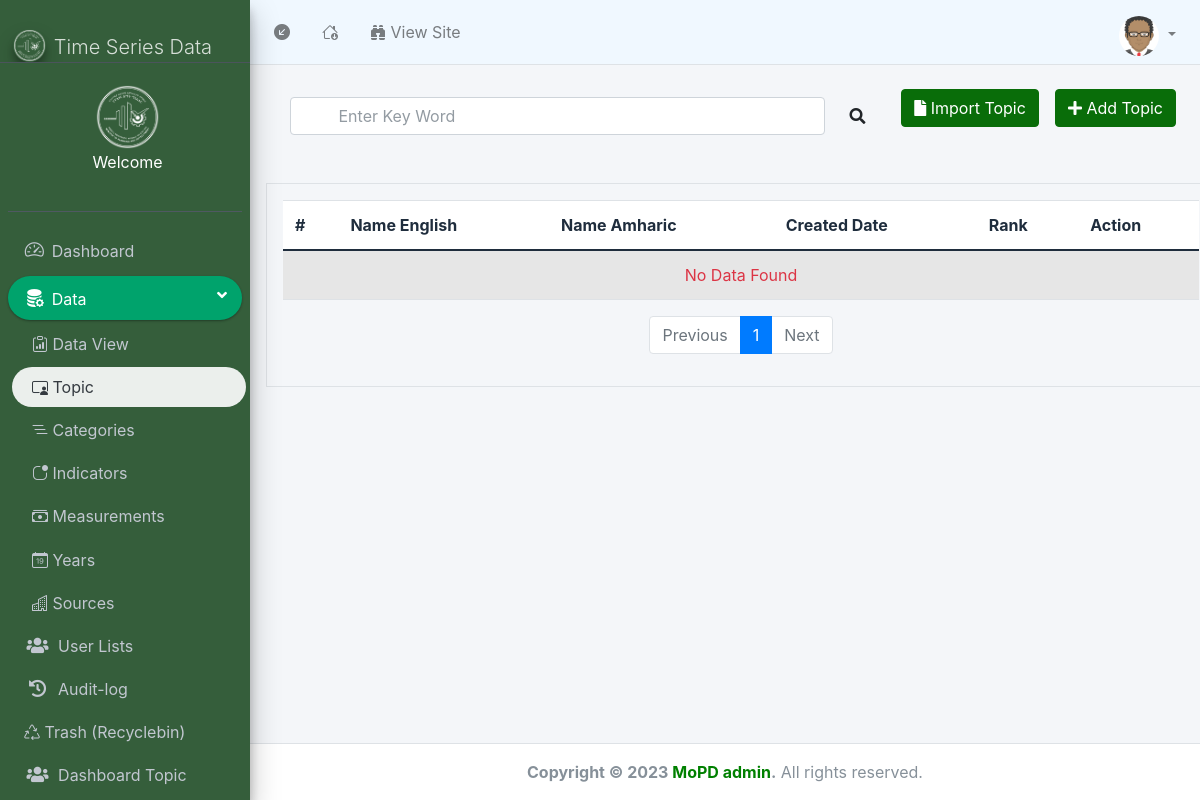
/user-admin/topic/, run on an earlier commit of the app's database.
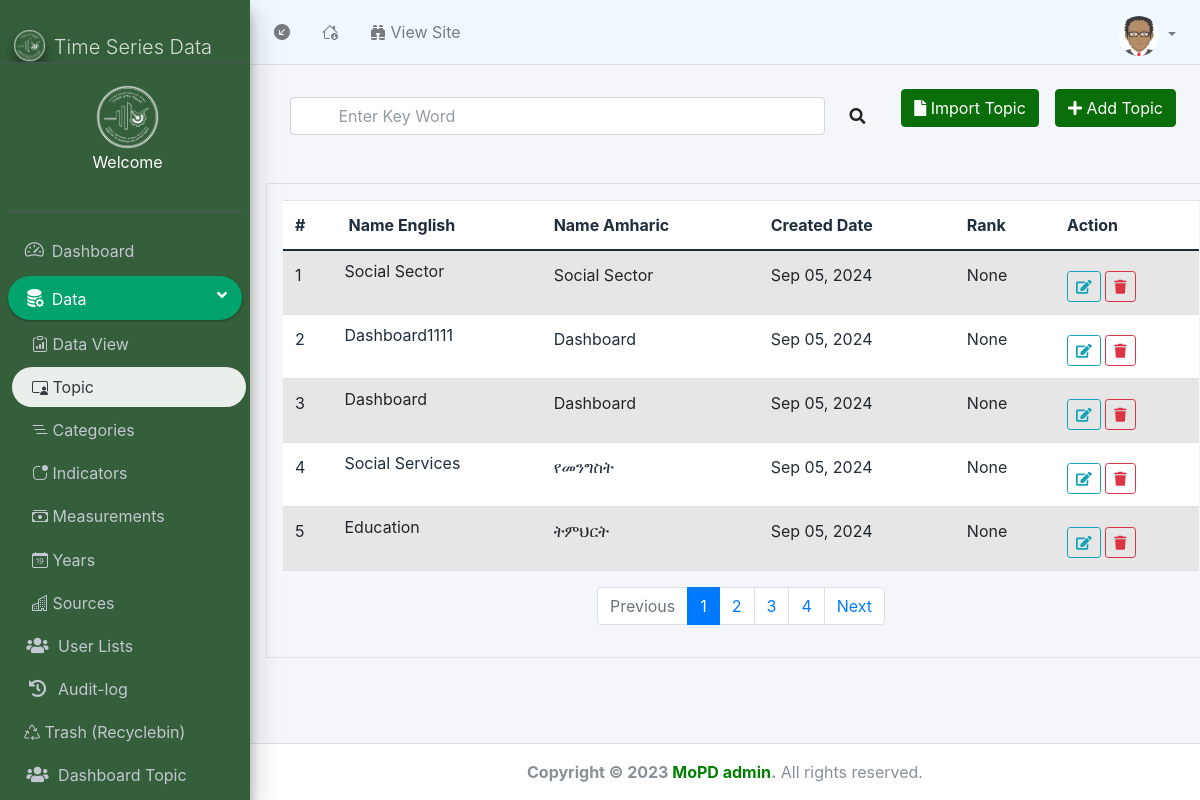
And on a later commit of the database.
### Base/models.py (models this page shows, shortened)
class Topic(models.Model):
    title_ENG = models.CharField(max_length=300, unique = True)
    title_AMH = models.CharField(max_length=300, null = True)
    is_dashboard = models.BooleanField(default = False)
    rank = models.IntegerField(null=True, blank=True)
    icon = IconField()
    updated =  models.DateTimeField(auto_now=True)
    created = models.DateTimeField(auto_now_add=True)
    is_deleted = models.BooleanField(default=False)
    class Meta:
        ordering = ['rank'] #Oldest First

### UserAdmin/views.py (the view, shortened to what this page needs)
# urls.py: path('topic/', topic, name='topic'),
def topic(request):
    form = TopicForm(request.POST or None, request.FILES or None)
    topics = Topic.objects.all()
    count = 5
    if 'q' in request.GET:
        q = request.GET['q']
        topics = Topic.objects.filter( Q(title_ENG__contains=q) | Q(title_AMH__contains=q) | Q(created__contains=q))
    paginator = Paginator(topics, 5)
    page_number = request.GET.get('page')
    try:
        page = paginator.get_page(page_number)
        try: count = (5 * (int(page_number) if page_number  else 1) ) - 5
        except: count = (5 * (int(1) if page_number  else 1) ) - 5
    except PageNotAnInteger:
        page = paginator.page(1)
        count = (5 * (int(1) if page_number  else 1) ) - 5
    except EmptyPage:
        page = paginator.page(paginator.num_pages)
        count = (5 * (int(paginator.num_pages) if page_number  else 1) ) - 5
    context = {
        'topics' : page,
        'count' : count,
        'form' : form,
    }
    return render(request, 'user-admin/topic.html', context)

### UserAdmin/forms.py
class TopicForm(forms.ModelForm):
    class Meta:
        model = Topic
        fields = ['title_ENG', 'title_AMH', 'icon', 'is_dashboard']
        widgets = {
            'title_ENG': forms.TextInput(attrs={'class': 'form-control'}),
            'title_AMH': forms.TextInput(attrs={'class': 'form-control'}),
            'is_dashboard': forms.CheckboxInput(attrs={'class': 'form-check-input ml-3'}),
        }

### templates/user-admin/topic.html (shortened to what this page needs)
{% load static %}
{% load fontawesome_5 %}
<!DOCTYPE html>
<html lang="en">
  <head>
    {% include 'user-admin/include/head.html' %}
    {% fontawesome_5_static %}
  </head>
  <body class="hold-transition sidebar-mini layout-fixed">
    {% include 'user-admin/include/navbar.html'%}
    <div>{% include 'user-admin/include/sidebar.html' %}</div>
    <div class="content-wrapper">
        <div class="row p-3">
            <div class="col-lg-8">
                <form>
                    <div class="col-12 d-flex align-items-center">
                        <input type="text" name="q" class="form-control ps-5 pe-5 m-3 d-block" placeholder="Enter Key Word">
                        <i class="fas fa-search ms-2"></i>
                    </div>
                </form>
            </div>
            <div class="col flot-right ">
                <button class="btn btn-primary float-end m-2"
                data-bs-toggle="modal"
                data-bs-target="#AddTopic"
                data-bs-whatever="@mdo"><i class="fas fa-plus"></i> Add Topic</button>
                <button class="btn btn-primary float-end m-2"
                data-bs-whatever="@mdo"><i class="fas fa-file"></i> Import Topic</button>
            </div>
          </div>
            <div class="table-responsive m-3 border p-3">
                <table class="table table-striped p-3 table-hover gap-5 bg-white">
                    <thead  >
                        <tr>
                            <th>#</th>
                            <th>Name English</th>
                            <th>Name Amharic</th>
                            <th>Created Date</th>
                            <th>Rank</th>
                            <th>Action</th>
                        </tr>
                    </thead>
                    <tbody class="p-5">
                      {% if topics %}
                        {% for topic in topics %}
                        <tr >
                            <td>{{forloop.counter}}</td>
                            <td class="p-2">{{topic.title_ENG}}</td>
                            <td>{{topic.title_AMH}}</td>
                            <td>{{topic.created|date:"M d, Y" }}</td>
                            <td>{{topic.rank}}</td>
                            <td>
                            <button
                              class="btn btn-outline-info mt-2 btn-sm btn-update"
                              data-bs-toggle="modal"
                              data-bs-target="#UpdateTopicModal"
                              data-bs-whatever="@mdo"
                              data-id = {{topic.id}}
                              data-title_ENG = {{topic.title_ENG}}
                              data-title_AMH = {{topic.title_AMH}}
                              data-is_dashboard = {{topic.is_dashboard}}
                              data-icon = {{topic.icon}}
                              data-rank = {{topic.rank}}
                              >
                              <i class="fa fa-edit"></i>
                            </button>
                            <button
                              class="btn btn-outline-danger mt-2 btn-sm btn-delete"
                              data-bs-toggle="modal"
                              data-bs-target="#deleteTopicModal"
                              data-bs-whatever="@mdo"
                              data-id = {{topic.id}}
                              data-name = {{topic.title_ENG}}
                              >
                              <i class="fa fa-trash"></i>
                            </button>
                            </td>
                        </tr>
                      {% endfor %}
                      {% else %}
                      <tr>
                        <td class="text-center text-danger" colspan="9">No Data Found</td>
                      </tr>
                      {% endif %}
                    </tbody>
                  </table>
         <nav aria-label="Page navigation example">
            <ul class="pagination pagination-circle pagination-outline justify-content-center" >
            {% if topics.has_previous %}
              <li class="page-item">
              <a class="page-link" href="?page={{ topics.previous_page_number }}">Previous</a>
              </li>
            {% else %}
              <li class="page-item disabled">
              <a class="page-link" href="#" tabindex="-1" aria-disabled="True">Previous</a>
              </li>
            {% endif %}
            {% for i in topics.paginator.page_range %}
              {% if topics.number == i %}
                <li class="page-item active" aria-current="page">
                <span class="page-link">
                {{ i }}
                </span>
              </li>
              {% elif i > topics.number|add:'-5' and i < topics.number|add:'5' %}
                 <li class="page-item"><a class="page-link" href="?page={{ i }}">{{ i }}</a></li>
              {% endif %}
            {% endfor %}
            {% if topics.has_next %}
              <li class="page-item">
              <a class="page-link" href="?page={{ topics.next_page_number }}">Next</a>
              </li>
            {% else %}
              <li class="page-item disabled">
              <a class="page-link" href="#" tabindex="-1" aria-disabled="True">Next</a>
              </li>
            {% endif %}
            </ul>
          </nav>
            </div>
    </div>
    {% include 'user-admin/include/footer.html'%}
    {% include 'user-admin/include/footer_js.html'%}
  </body>
</html>

### templates/user-admin/Include/head.html (shortened to what this page needs)
{% load static %}
<link
  href="https://cdn.jsdelivr.net/npm/bootstrap@5.0.2/dist/css/bootstrap.min.css"
  rel="stylesheet"
/>
<link
href="  https://cdn.jsdelivr.net/npm/bootstrap-icons@1.11.1/font/bootstrap-icons.css"
rel="stylesheet"
/>
<link
  rel="stylesheet"
  href="{% static 'assets/plugins/fontawesome-free/css/all.min.css' %}"
/>
<link rel="stylesheet" href="{% static 'assets/css/adminlte.min2167.css' %}" />
<link
  rel="stylesheet"
  href="{% static 'assets/plugins/overlayScrollbars/css/OverlayScrollbars.min.css' %}"
/>
<link
  rel="stylesheet"
  href="https://cdn.datatables.net/1.13.6/css/jquery.dataTables.min.css"
/>
<link rel="stylesheet" href="{% static 'assets/plugins/select2/css/select2.min.css' %}">
<link rel="stylesheet" href="https://cdnjs.cloudflare.com/ajax/libs/font-awesome/5.15.3/css/all.min.css" />
<link href="https://cdn.jsdelivr.net/npm/bootstrap@5.0.1/dist/css/bootstr
<script src='https://cdn.jsdelivr.net/npm/bootstrap@5.0.1/dist/js/bootstrap.bundle.min.js'></script>ap.min.css" rel="stylesheet">

### templates/user-admin/Include/navbar.html (shortened to what this page needs)
{% load static %}
<head>
</head>
<nav class="mb-0 main-header navbar navbar-expand-lg navbar-white navbar-light">
    <div class="collapse navbar-collapse" id="navbarNav">
        <ul class="navbar-nav me-auto mb-2 mb-lg-0">
            <li class="nav-item">
                <a class="nav-link" data-widget="pushmenu" href="#" role="button">
                    <i class="bi bi-arrow-down-left-circle-fill"></i>
                </a>
            </li>
            <li class="nav-item">
                <a href="#" class="nav-link"><i class="bi bi-house-down "></i></a>
            </li>
            <li class="nav-item">
                <a href="#" target="_blank" class="nav-link"><i class="bi bi-binoculars-fill"></i> View Site</a>
            </li>
        </ul>
        <ul class="navbar-nav mb-2 mb-lg-0">
            <li class="nav-item dropdown pb-2">
                <a class="nav-link dropdown-toggle" href="#" id="navbarDropdown" role="button" data-bs-toggle="dropdown"
                    aria-expanded="true">
                        <img class="img-circle  img-fluid" width="40px" {% if user.photo %} src="/media/{{user.photo}}" {% else%} src="{% static 'assets/img/avatar.png'%}" {% endif %} alt="Profile Picture">
                </a>
            </li>
        </ul>
</nav>

### templates/user-admin/Include/sidebar.html (shortened to what this page needs)
{% load static %}
<link
href="  https://cdn.jsdelivr.net/npm/bootstrap-icons@1.11.1/font/bootstrap-icons.css"
rel="stylesheet"
/>
<aside class="main-sidebar sidebar-dark-primary elevation-4 ">
  <a href="" class="brand-link pt-3 mt-3">
    <img
      src="{% static  'assets/image/EPCD-Logo-Final-White-NoBg-Hi-res.png' %}"
      alt="AdminLTE Logo"
      class="brand-image img-circle elevation-3"
    />
    <span class="brand-text active font-weight-light mb-2">Time Series Data</span>
  </a>
  <div class="sidebar">
    <div class="user-panel mt-3 pb-3 mb-3 d-flex justify-content-center">
      <div class="info">
       <div class="text-center">
       <a href="#">
         <img class="img-circle  img-fluid  " width="4.1rem"  src="{% static 'assets/image/EPCD-Logo-Final-White-NoBg-Hi-res.png'%}"  alt="Profile Picture">
         <div class="row justify-content-center text-white text-center m-0 p-0">
          <div class="col-12">
            <p class=" p-0 m-0 ">Welcome</p>
          </div>
          <div class="col-12">
          </div>
         </div>
        </a>
       </div>
      </div>
    </div>
    <nav class="mt-2">
      <ul
        class="nav nav-pills nav-sidebar flex-column"
        data-widget="treeview"
        role="menu"
        data-accordion="false"
      >
        <li class="nav-item">
          <a href="#" class="nav-link {% if request.path == '/user-admin/' %}active{% endif %}">
            <i class="nav-icon bi bi-speedometer2"></i>
            <p>Dashboard</p>
          </a>
        </li>
      <li class="nav-item
        {% if request.path == '/user-admin/topic/' %}active menu-open{% endif %}
        ">
          <a href="#" class="nav-link
          {% if request.path == '/user-admin/topic/' %}active{% endif %}
          ">
            <i class="nav-icon bi bi-database-fill-gear"></i>
            <p>
              Data
              <i class="right fas fa-angle-left"></i>
            </p>
          </a>
          <ul class="nav nav-treeview ms-1">
            <li class="nav-item">
              <a href="#" class="nav-link {% if request.path == '/user-admin/data-list/' %}active{% endif %}">
                <i class="bi bi-clipboard-data ml-1"></i>
                <p>Data View</p>
              </a>
            </li>
            <li class="nav-item">
              <a href="{% url "topic" %}" class="nav-link {% if request.path == '/user-admin/topic/' %}active{% endif %}">
                <i class="bi bi-person-video3 ml-1"></i>
                <p>Topic</p>
              </a>
            </li>
            <li class="nav-item ">
              <a href="{% url 'categories'%}" class="nav-link {% if request.path == '/user-admin/category/' %}active{% endif %}">
                <i class="bi bi-list-nested ml-1"></i>
                <p>Categories</p>
              </a>
            </li>
            <li class="nav-item">
              <a href="#" class="nav-link {% if request.path == '/user-admin/indicators/' %}active{% endif %}">
                <i class="bi bi-app-indicator ml-1"></i>
                <p>Indicators</p>
              </a>
            </li>
            <li class="nav-item">
              <a href="#" class="nav-link {% if request.path == '/user-admin/measurement/' %}active{% endif %}">
                <i class="bi bi-cash-stack ml-1"></i>
                <p>Measurements</p>
              </a>
            </li>
            <li class="nav-item">
              <a href="#" class="nav-link {% if request.path == '/user-admin/year/' %}active{% endif %}">
                <i class="bi bi-calendar-date ml-1"></i>
                <p>Years</p>
              </a>
            </li>
            <li class="nav-item">
              <a href="#" class="nav-link {% if request.path == '/user-admin/source/' %}active{% endif %}">
                <i class="bi bi-buildings ml-1"></i>
                <p>Sources</p>
              </a>
            </li>
          </ul>
        </li>
        <li class="nav-item ">
          <a href="#" class="nav-link {% if request.path == '/user-admin/users/' %}active{% endif %}">
            <i class="nav-icon fas fa-users"></i>
            <p>User Lists</p>
          </a>
        </li>
        <li class="nav-item ">
          <a href="#" class="nav-link {% if request.path == '/user-admin/audit/' %}active{% endif %}">
           <i class="nav-icon fas fa-history"></i>
            <p>Audit-log</p>
          </a>
        </li>
        <li class="nav-item">
          <a href="#" class="nav-link {% if request.path == '/user-admin/trash-topic/' %}active{% endif %}">
           <i class="bi bi-recycle"></i>
            <p>Trash (Recyclebin)</p>
          </a>
        </li>
        <li class="nav-item ">
          <a href="#" class="nav-link {% if request.path == '/user-admin/dashbord_topic/' %}active{% endif %}">
            <i class="nav-icon fas fa-users"></i>
            <p>Dashboard Topic</p>
          </a>
        </li>
          </ul>
    </nav>
  </div>
</aside>

### templates/user-admin/Include/footer.html
<footer class="main-footer text-center">
    <strong
      >Copyright &copy; 2023
      <a href="https://adminlte.io/">MoPD admin</a>.</strong
    >
    All rights reserved.
  </footer>

### templates/user-admin/Include/footer_js.html (shortened to what this page needs)
{% load static %}
<link
  rel="stylesheet"
  href="https://cdn.datatables.net/1.13.7/css/jquery.dataTables.css"
/>

### templates/user-admin/Include/sidebar.html (style rules this page uses)
.brand-link { max-width: 100%; overflow: hidden; }

What changed in the data, as far as the page shows it:
added Topic: title_ENG "Social Sector", title_AMH "Social Sector", created "Sep 05, 2024", rank "None"
added Topic: title_ENG "Dashboard1111", title_AMH "Dashboard", created "Sep 05, 2024", rank "None"
added Topic: title_ENG "Dashboard", title_AMH "Dashboard", created "Sep 05, 2024", rank "None"
added Topic: title_ENG "Social Services", title_AMH "የመንግስት", created "Sep 05, 2024", rank "None"
added Topic: title_ENG "Education", title_AMH "ትምህርት", created "Sep 05, 2024", rank "None"
Also different on the page:
new list line: "2"
new list line: "3"
new list line: "4"
text no longer shown: "No Data Found"
